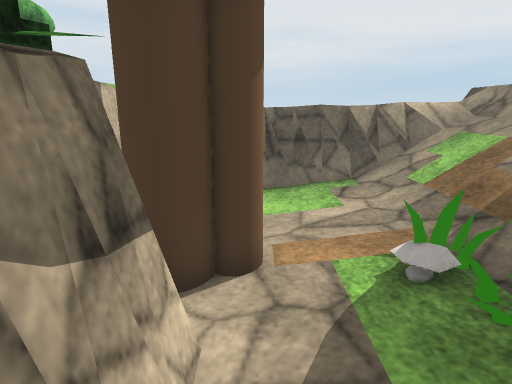
[1] (above)

20 first-person views from a walk through a scene from a Unity 3-D project. The camera is 1.3 m above the floor, tilts 14° down and sees 75° across. The floor is counted in squares, 0.5 m on a side. Each view is taken from the middle of a square. On the plan, view 1 faces up. The plan holds only what a view shows up to about 20 squares ahead; the rest is blank. The place goes on beyond the plan. Some trees and plants on the terrain are drawn as simple stand-ins. Some surface patterns are stand-ins.

[2]
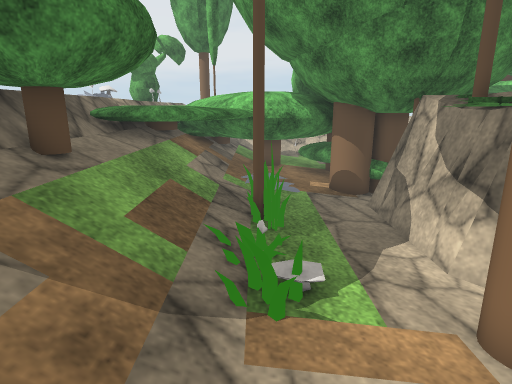

[3]
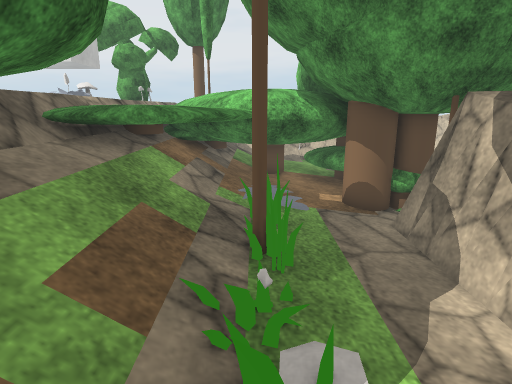

[4]
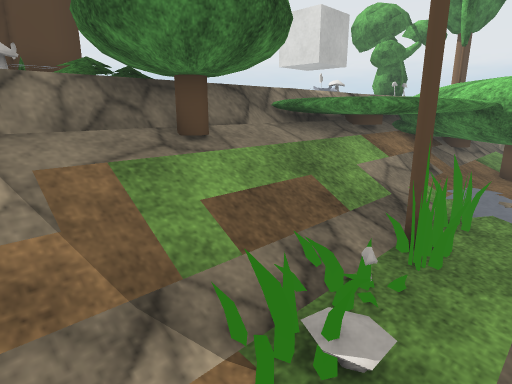

[5]
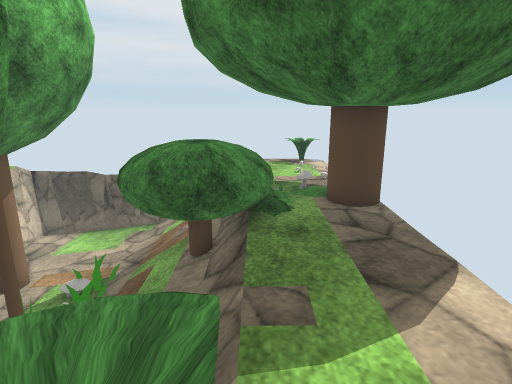

[6]
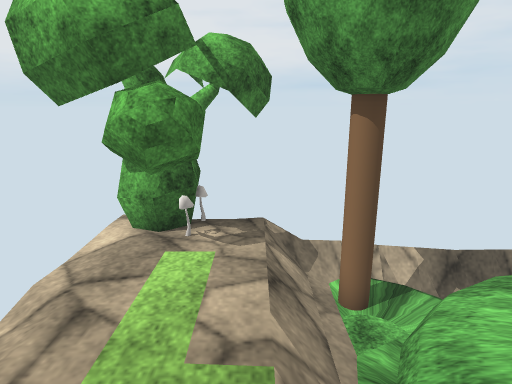

[7]
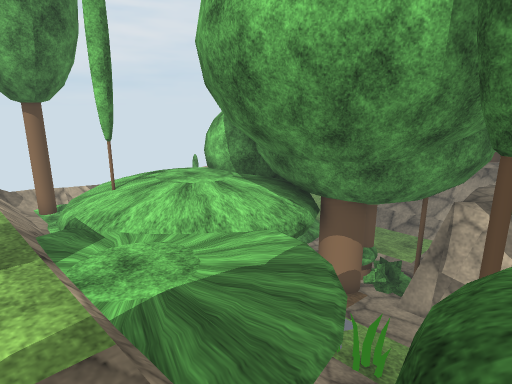

[8]
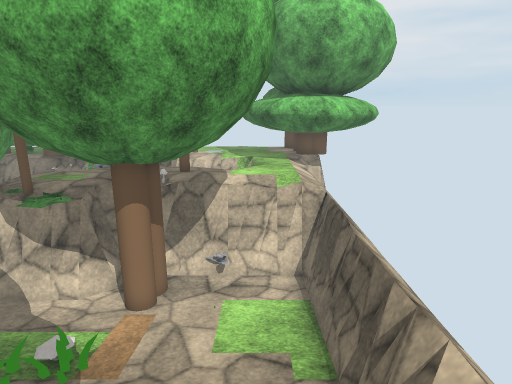

[9]
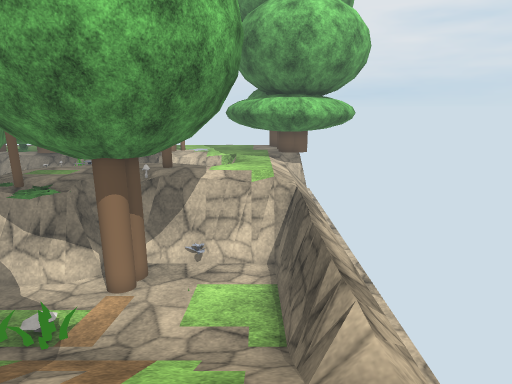

[10]
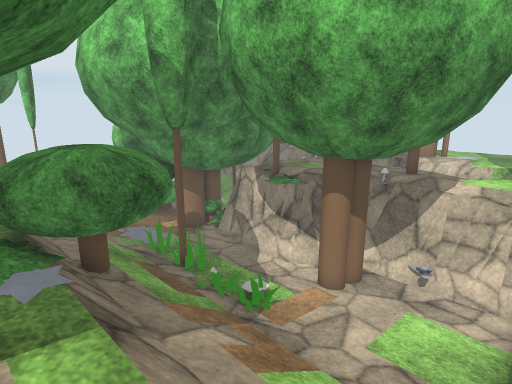

[11]
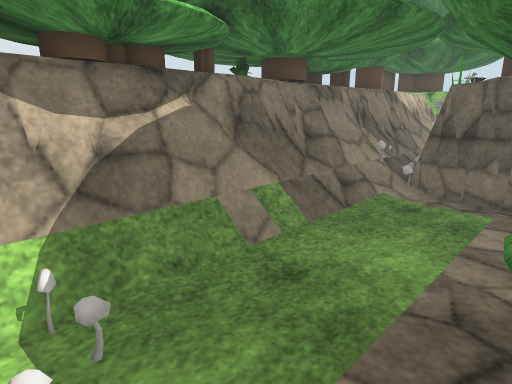

[12]
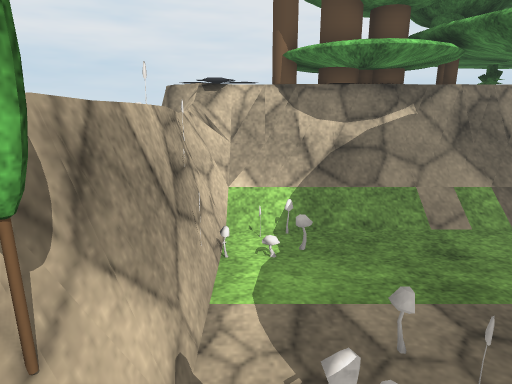

[13]
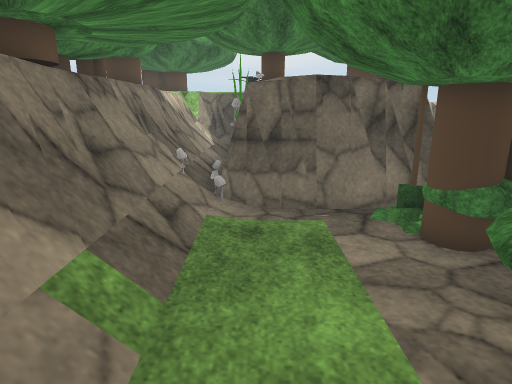

[14]
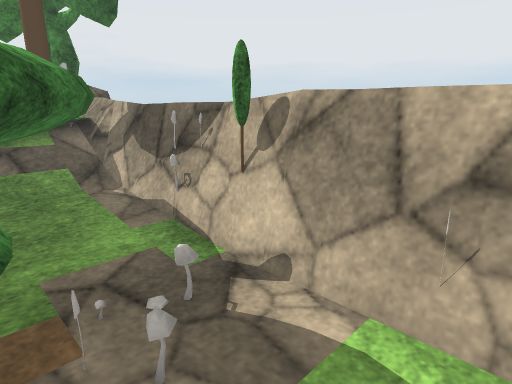

[15]
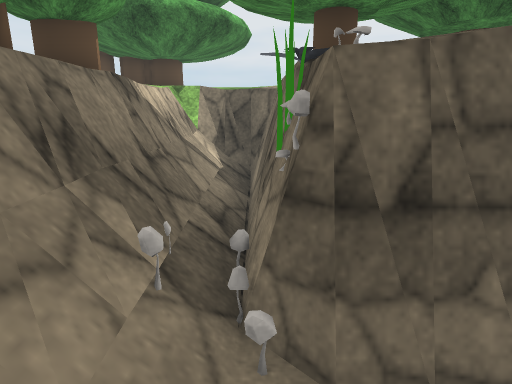

[16]
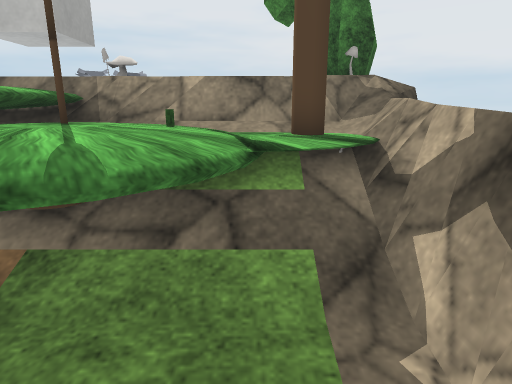

[17]
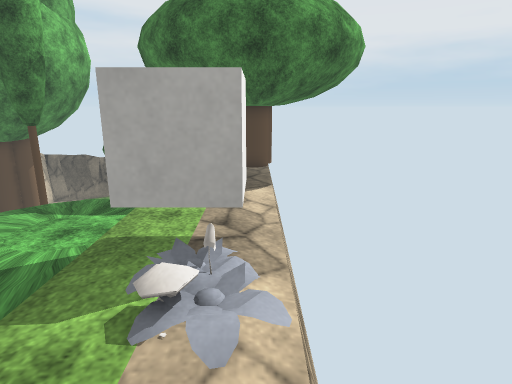

[18]
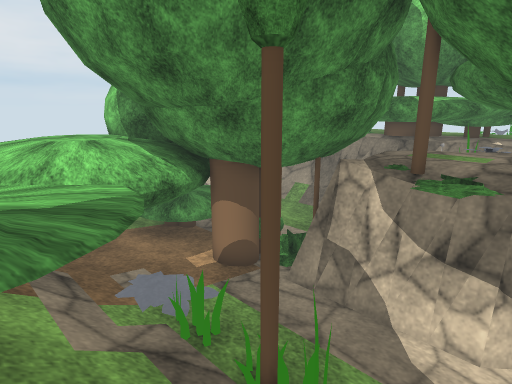

[19]
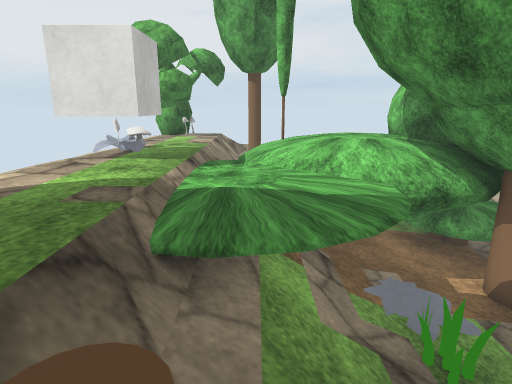

[20]
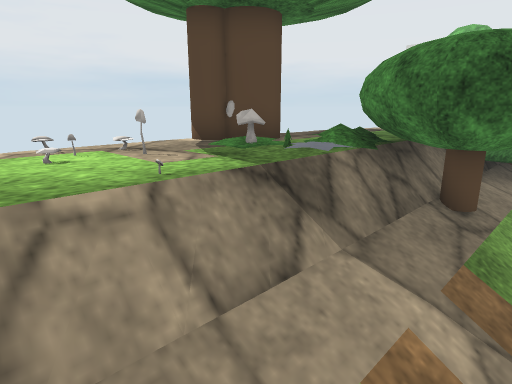

### Floor plan
Key: @ floor where view 1 was taken; # wall or solid block; . main floor; : floor 0.25 m higher than the main floor; + floor 1.25 m higher than the main floor; * floor 1.5 m higher than the main floor; % floor 1.75 m higher than the main floor; / step, stairs or slope; = window, fence, low wall or low ledge; ^ raised ledge; v drop or lower ground; T tree; H thing the floor can be seen under or through; M mushroom; B bush; C cube; P plant; O other object.
Columns run from 10 left of view 1 to 12 right of it. Each row starts with its distance up from view 1.
 13 ##=============vv v P
 12 ##TT+++#######==++%%%%
 11  TTT***####=====/+%%%%
 10  TT%%%*H.....:////%%%%
  9 ####%%*H.....:////%%MO
  8 ##### THO....:////O%O%
  7 ##=## TH.....:////T%%%
  6 ##=## T#TTT..:////T%%TT
  5 #^:## T#TTT..:///TT%TTT
  4 #^:## T##=..M:///TT%TTT
  3 #^:##TT###...M//TTT%%%T
  2 #^:##TTTBB...:///TT%%%T
  1 ##:##TTTT#...T///T%%%%T
  0 #^O##%TT##@..:///T %%%v
 -1 #=MM####T#...:///TT%%%v
 -2 #=:.....T...OO///TT%%%v
 -3 #=:.....TTT..:////%%%%v
 -4 #=:....TTTT..:/// %CCCv
 -5 #=:..........:/// %CCCv
 -6 #=:....TT....:////%OOOv
 -7 #T:....T.T..TT// /%%M%v
 -8  TT....T.TT.TT/T /%%O*v
 -9  TT..........:// /%%%*
-10 TTT....MO....:/O//%%%*v
-11 T=:MM..MM....:////%TT%v
-12 #=:OM........://TT%MTTT
-13 #^=######TOO===TTTTMT#
-14 ##^####### ^^^^=++TMT
-15 #           ===   T T

Where each view was taken, in squares from view 1:
view 1: 0 up, 0 right, facing up
view 2: 9 up, 3 right, facing down
view 3: 7 up, 3 right, facing down
view 4: 7 up, 1 right, facing down-right
view 5: 5 down, 8 right, facing up
view 6: 6 down, 8 right, facing down
view 7: 2 up, 9 right, facing down-left
view 8: 9 up, 9 right, facing left
view 9: 10 up, 10 right, facing left
view 10: 11 up, 9 right, facing down-left
view 11: 12 down, 3 left, facing up-left
view 12: 12 down, 0 right, facing left
view 13: 10 down, 6 left, facing up
view 14: 9 down, 6 left, facing down-right
view 15: 4 down, 7 left, facing up
view 16: 11 down, 0 right, facing right
view 17: 11 down, 11 right, facing up
view 18: 4 up, 6 right, facing down-left
view 19: 4 up, 6 right, facing down
view 20: 10 up, 5 right, facing down-right
